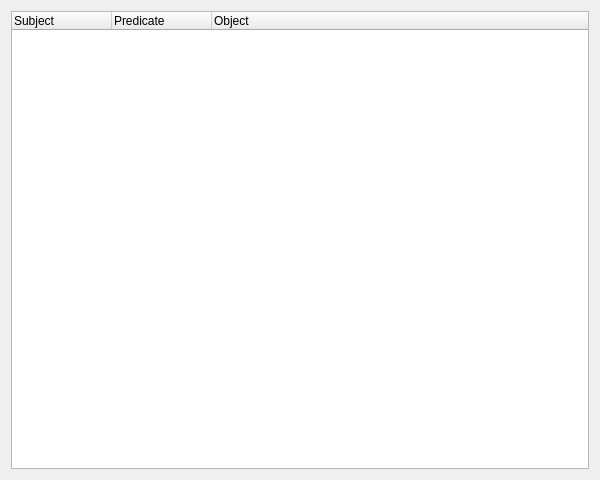
<?xml version="1.0" encoding="UTF-8"?>
<ui version="4.0">
<comment> Begin CVS Header </comment>
<comment>   $Source: /fs/turing/cvs/copasi_dev/copasi/MIRIAMUI/CQRDFTreeView.ui,v $ </comment>
<comment>   $Revision: 1.1 $ </comment>
<comment>   $Name: Build-33 $ </comment>
<comment>   $Author: shoops $ </comment>
<comment>   $Date: 2009/08/13 01:40:02 $ </comment>
<comment> End CVS Header </comment>

<comment> Copyright (C) 2008 by Pedro Mendes, Virginia Tech Intellectual </comment>
<comment> Properties, Inc., EML Research, gGmbH, University of Heidelberg, </comment>
<comment> and The University of Manchester. </comment>
<comment> All rights reserved. </comment>

 <comment> All rights reserved. </comment>
 <class>CQRDFTreeView</class>
 <widget class="QWidget" name="CQRDFTreeView">
  <property name="geometry">
   <rect>
    <x>0</x>
    <y>0</y>
    <width>600</width>
    <height>480</height>
   </rect>
  </property>
  <property name="caption" stdset="0">
   <string>CQRDFListViewWidget</string>
  </property>
  <layout class="QHBoxLayout" name="horizontalLayout">
   <item>
    <widget class="QTreeWidget" name="mpTreeWidget">
     <column>
      <property name="text">
       <string>Subject</string>
      </property>
     </column>
     <column>
      <property name="text">
       <string>Predicate</string>
      </property>
     </column>
     <column>
      <property name="text">
       <string>Object</string>
      </property>
     </column>
    </widget>
   </item>
  </layout>
 </widget>
 <layoutdefault spacing="6" margin="11"/>
 <pixmapfunction>qPixmapFromMimeSource</pixmapfunction>
 <resources/>
 <connections/>
</ui>
